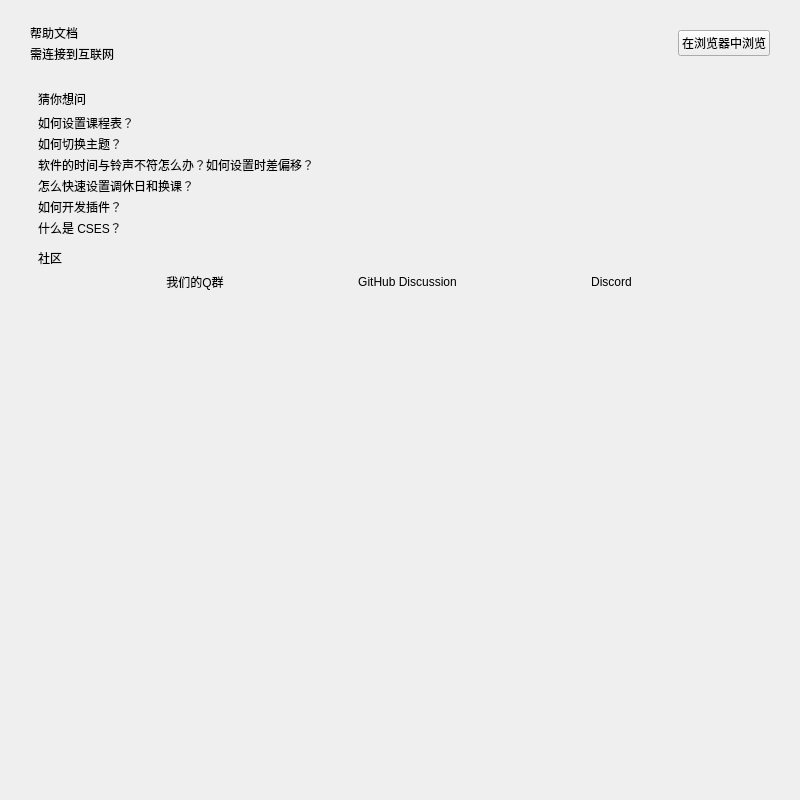
<?xml version="1.0" encoding="UTF-8"?>
<ui version="4.0">
 <class>Form</class>
 <widget class="QWidget" name="Form">
  <property name="geometry">
   <rect>
    <x>0</x>
    <y>0</y>
    <width>800</width>
    <height>800</height>
   </rect>
  </property>
  <property name="windowTitle">
   <string>Form</string>
  </property>
  <layout class="QVBoxLayout" name="verticalLayout_2">
   <property name="spacing">
    <number>18</number>
   </property>
   <property name="leftMargin">
    <number>24</number>
   </property>
   <property name="topMargin">
    <number>24</number>
   </property>
   <property name="rightMargin">
    <number>24</number>
   </property>
   <property name="bottomMargin">
    <number>24</number>
   </property>
   <item>
    <layout class="QHBoxLayout" name="horizontalLayout">
     <property name="leftMargin">
      <number>6</number>
     </property>
     <property name="rightMargin">
      <number>6</number>
     </property>
     <item>
      <layout class="QVBoxLayout" name="verticalLayout_4">
       <property name="spacing">
        <number>3</number>
       </property>
       <item>
        <widget class="TitleLabel" name="TitleLabel">
         <property name="text">
          <string>帮助文档</string>
         </property>
        <property name="wordWrap"><bool>true</bool></property></widget>
       </item>
       <item>
        <widget class="CaptionLabel" name="CaptionLabel">
         <property name="text">
          <string>需连接到互联网</string>
         </property>
         <property name="lightColor" stdset="0">
          <color alpha="150">
           <red>0</red>
           <green>0</green>
           <blue>0</blue>
          </color>
         </property>
         <property name="darkColor" stdset="0">
          <color alpha="200">
           <red>255</red>
           <green>255</green>
           <blue>255</blue>
          </color>
         </property>
        <property name="wordWrap"><bool>true</bool></property></widget>
       </item>
      </layout>
     </item>
     <item>
      <widget class="PushButton" name="open_by_browser">
       <property name="sizePolicy">
        <sizepolicy hsizetype="Maximum" vsizetype="Fixed">
         <horstretch>0</horstretch>
         <verstretch>0</verstretch>
        </sizepolicy>
       </property>
       <property name="text">
        <string>在浏览器中浏览</string>
       </property>
      </widget>
     </item>
    </layout>
   </item>
   <item>
    <widget class="SmoothScrollArea" name="adv_scroll">
     <property name="styleSheet">
      <string notr="true">background: transparent; border: none</string>
     </property>
     <property name="widgetResizable">
      <bool>true</bool>
     </property>
     <widget class="QWidget" name="scrollAreaWidgetContents_2">
      <property name="geometry">
       <rect>
        <x>0</x>
        <y>0</y>
        <width>673</width>
        <height>691</height>
       </rect>
      </property>
      <layout class="QVBoxLayout" name="verticalLayout_26">
       <property name="spacing">
        <number>12</number>
       </property>
       <property name="leftMargin">
        <number>14</number>
       </property>
       <property name="topMargin">
        <number>9</number>
       </property>
       <property name="rightMargin">
        <number>16</number>
       </property>
       <item>
        <layout class="QVBoxLayout" name="verticalLayout_27">
         <property name="spacing">
          <number>6</number>
         </property>
         <item>
          <widget class="SubtitleLabel" name="SubtitleLabel_5">
           <property name="text">
            <string>猜你想问</string>
           </property>
          <property name="wordWrap"><bool>true</bool></property></widget>
         </item>
         <item>
          <layout class="QVBoxLayout" name="common_question">
           <property name="spacing">
            <number>3</number>
           </property>
           <item>
            <widget class="HyperlinkButton" name="HyperlinkButton">
             <property name="sizePolicy">
              <sizepolicy hsizetype="Maximum" vsizetype="Fixed">
               <horstretch>0</horstretch>
               <verstretch>0</verstretch>
              </sizepolicy>
             </property>
             <property name="text">
              <string>如何设置课程表？</string>
             </property>
             <property name="url">
              <url>
               <string>https://www.yuque.com/rinlit/class-widgets_help/swg86btkivirtnrl</string>
              </url>
             </property>
            </widget>
           </item>
           <item>
            <widget class="HyperlinkButton" name="HyperlinkButton_7">
             <property name="sizePolicy">
              <sizepolicy hsizetype="Maximum" vsizetype="Fixed">
               <horstretch>0</horstretch>
               <verstretch>0</verstretch>
              </sizepolicy>
             </property>
             <property name="text">
              <string>如何切换主题？</string>
             </property>
             <property name="url">
              <url>
               <string>https://www.yuque.com/rinlit/class-widgets_help/lg0p91q2mg4yertn</string>
              </url>
             </property>
            </widget>
           </item>
           <item>
            <widget class="HyperlinkButton" name="HyperlinkButton_6">
             <property name="sizePolicy">
              <sizepolicy hsizetype="Maximum" vsizetype="Fixed">
               <horstretch>0</horstretch>
               <verstretch>0</verstretch>
              </sizepolicy>
             </property>
             <property name="text">
              <string>软件的时间与铃声不符怎么办？如何设置时差偏移？</string>
             </property>
             <property name="url">
              <url>
               <string>https://www.yuque.com/rinlit/class-widgets_help/vlk3plggb8edvub4#mHfUX</string>
              </url>
             </property>
            </widget>
           </item>
           <item>
            <widget class="HyperlinkButton" name="HyperlinkButton_5">
             <property name="sizePolicy">
              <sizepolicy hsizetype="Maximum" vsizetype="Fixed">
               <horstretch>0</horstretch>
               <verstretch>0</verstretch>
              </sizepolicy>
             </property>
             <property name="text">
              <string>怎么快速设置调休日和换课？</string>
             </property>
             <property name="url">
              <url>
               <string>https://www.yuque.com/rinlit/class-widgets_help/gc4epffu7g5bf9os</string>
              </url>
             </property>
            </widget>
           </item>
           <item>
            <widget class="HyperlinkButton" name="HyperlinkButton_4">
             <property name="sizePolicy">
              <sizepolicy hsizetype="Maximum" vsizetype="Fixed">
               <horstretch>0</horstretch>
               <verstretch>0</verstretch>
              </sizepolicy>
             </property>
             <property name="text">
              <string>如何开发插件？</string>
             </property>
             <property name="url">
              <url>
               <string>https://www.yuque.com/rinlit/cw-docs-dev</string>
              </url>
             </property>
            </widget>
           </item>
           <item>
            <widget class="HyperlinkButton" name="HyperlinkButton_9">
             <property name="sizePolicy">
              <sizepolicy hsizetype="Maximum" vsizetype="Fixed">
               <horstretch>0</horstretch>
               <verstretch>0</verstretch>
              </sizepolicy>
             </property>
             <property name="text">
              <string>什么是 CSES？</string>
             </property>
             <property name="url">
              <url>
               <string>https://github.com/CSES-org/CSES</string>
              </url>
             </property>
            </widget>
           </item>
          </layout>
         </item>
        </layout>
       </item>
       <item>
        <layout class="QVBoxLayout" name="verticalLayout_28">
         <property name="spacing">
          <number>6</number>
         </property>
         <item>
          <widget class="SubtitleLabel" name="SubtitleLabel_6">
           <property name="text">
            <string>社区</string>
           </property>
          <property name="wordWrap"><bool>true</bool></property></widget>
         </item>
         <item>
          <layout class="QHBoxLayout" name="horizontalLayout_2">
           <item>
            <widget class="HyperlinkButton" name="HyperlinkButton_3">
             <property name="sizePolicy">
              <sizepolicy hsizetype="Maximum" vsizetype="Fixed">
               <horstretch>0</horstretch>
               <verstretch>0</verstretch>
              </sizepolicy>
             </property>
             <property name="text">
              <string>我们的Q群</string>
             </property>
            </widget>
           </item>
           <item>
            <widget class="HyperlinkButton" name="HyperlinkButton_8">
             <property name="sizePolicy">
              <sizepolicy hsizetype="Maximum" vsizetype="Fixed">
               <horstretch>0</horstretch>
               <verstretch>0</verstretch>
              </sizepolicy>
             </property>
             <property name="text">
              <string>GitHub Discussion</string>
             </property>
            </widget>
           </item>
           <item>
            <widget class="HyperlinkButton" name="HyperlinkButton_2">
             <property name="sizePolicy">
              <sizepolicy hsizetype="Maximum" vsizetype="Fixed">
               <horstretch>0</horstretch>
               <verstretch>0</verstretch>
              </sizepolicy>
             </property>
             <property name="text">
              <string>Discord</string>
             </property>
            </widget>
           </item>
          </layout>
         </item>
        </layout>
       </item>
       <item>
        <widget class="QFrame" name="blank_2">
         <property name="minimumSize">
          <size>
           <width>0</width>
           <height>25</height>
          </size>
         </property>
         <property name="frameShape">
          <enum>QFrame::StyledPanel</enum>
         </property>
         <property name="frameShadow">
          <enum>QFrame::Raised</enum>
         </property>
         <property name="lineWidth">
          <number>5</number>
         </property>
        </widget>
       </item>
       <item>
        <spacer name="verticalSpacer_2">
         <property name="orientation">
          <enum>Qt::Vertical</enum>
         </property>
         <property name="sizeHint" stdset="0">
          <size>
           <width>20</width>
           <height>40</height>
          </size>
         </property>
        </spacer>
       </item>
      </layout>
     </widget>
    </widget>
   </item>
  </layout>
 </widget>
 <customwidgets>
  <customwidget>
   <class>HyperlinkButton</class>
   <extends>PushButton</extends>
   <header>qfluentwidgets</header>
  </customwidget>
  <customwidget>
   <class>PushButton</class>
   <extends>QPushButton</extends>
   <header>qfluentwidgets</header>
  </customwidget>
  <customwidget>
   <class>SmoothScrollArea</class>
   <extends>QScrollArea</extends>
   <header>qfluentwidgets</header>
   <container>1</container>
  </customwidget>
  <customwidget>
   <class>CaptionLabel</class>
   <extends>QLabel</extends>
   <header>qfluentwidgets</header>
  </customwidget>
  <customwidget>
   <class>SubtitleLabel</class>
   <extends>QLabel</extends>
   <header>qfluentwidgets</header>
  </customwidget>
  <customwidget>
   <class>TitleLabel</class>
   <extends>QLabel</extends>
   <header>qfluentwidgets</header>
  </customwidget>
 </customwidgets>
 <resources />
 <connections />
</ui>
